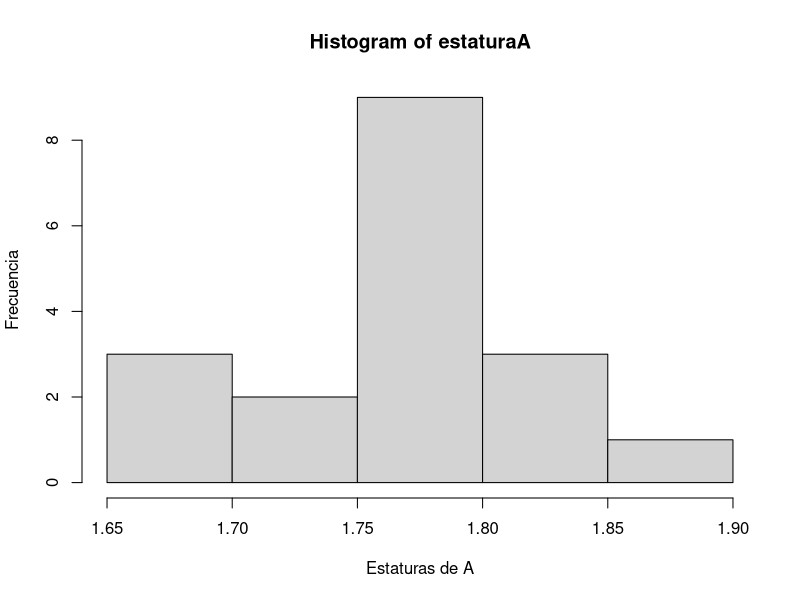
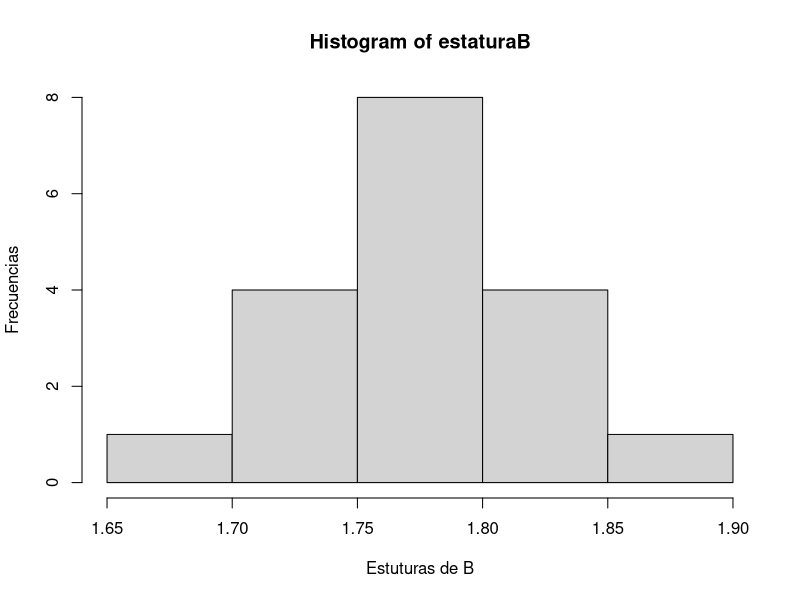

Here is the R script that generated these plots, in order:
setwd("D:/UAH/R/RPL_1")

grupoA = read.table("GrupoA.txt", header=TRUE)
grupoB = read.table("GrupoB.txt", header=TRUE)

estaturaA = grupoA$Estatura
estaturaB = grupoB$Estatura

hist(x=estaturaA, xlab="Estaturas de A", ylab="Frecuencia")
hist(x=estaturaB, xlab="Estuturas de B", ylab="Frecuencias")